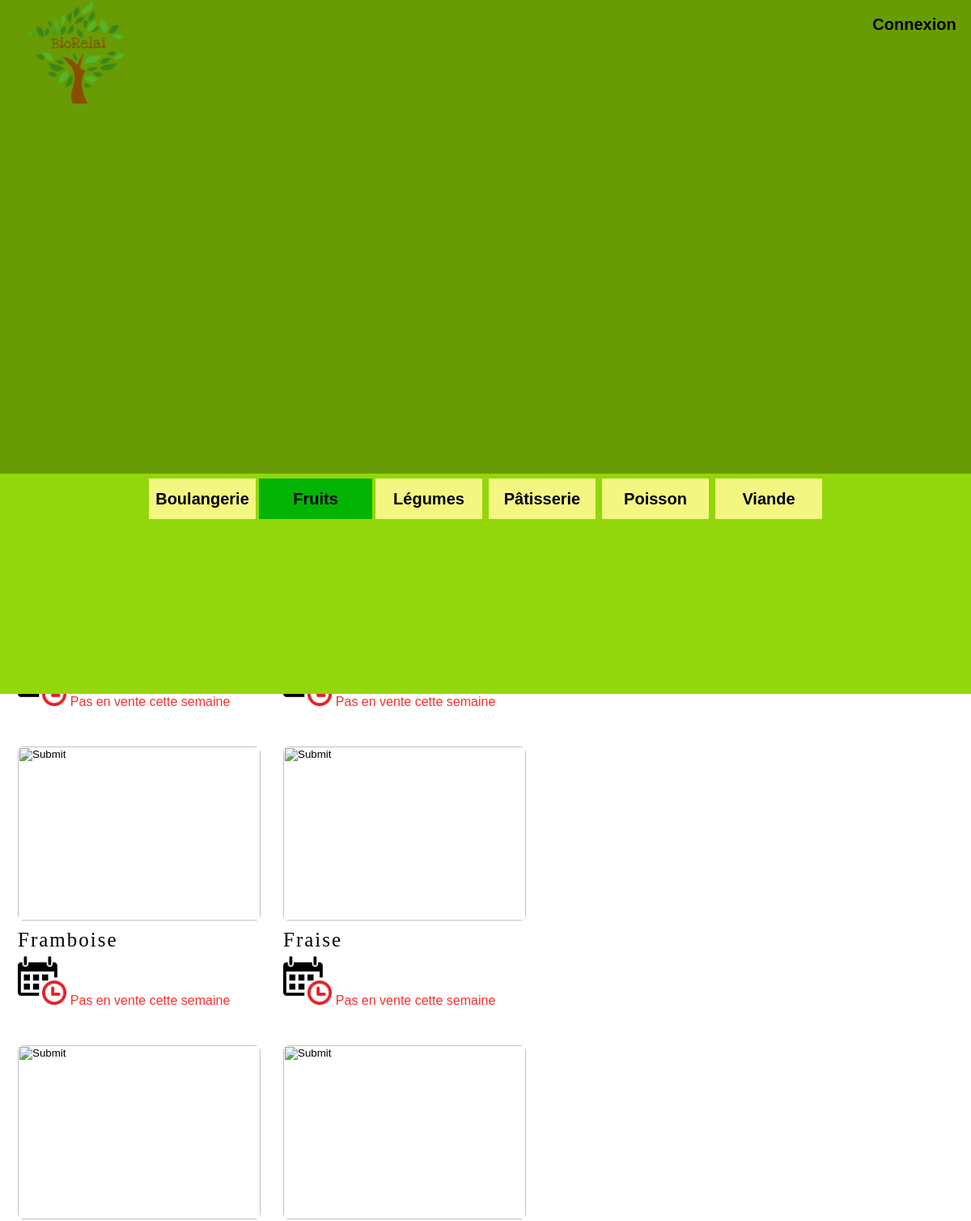
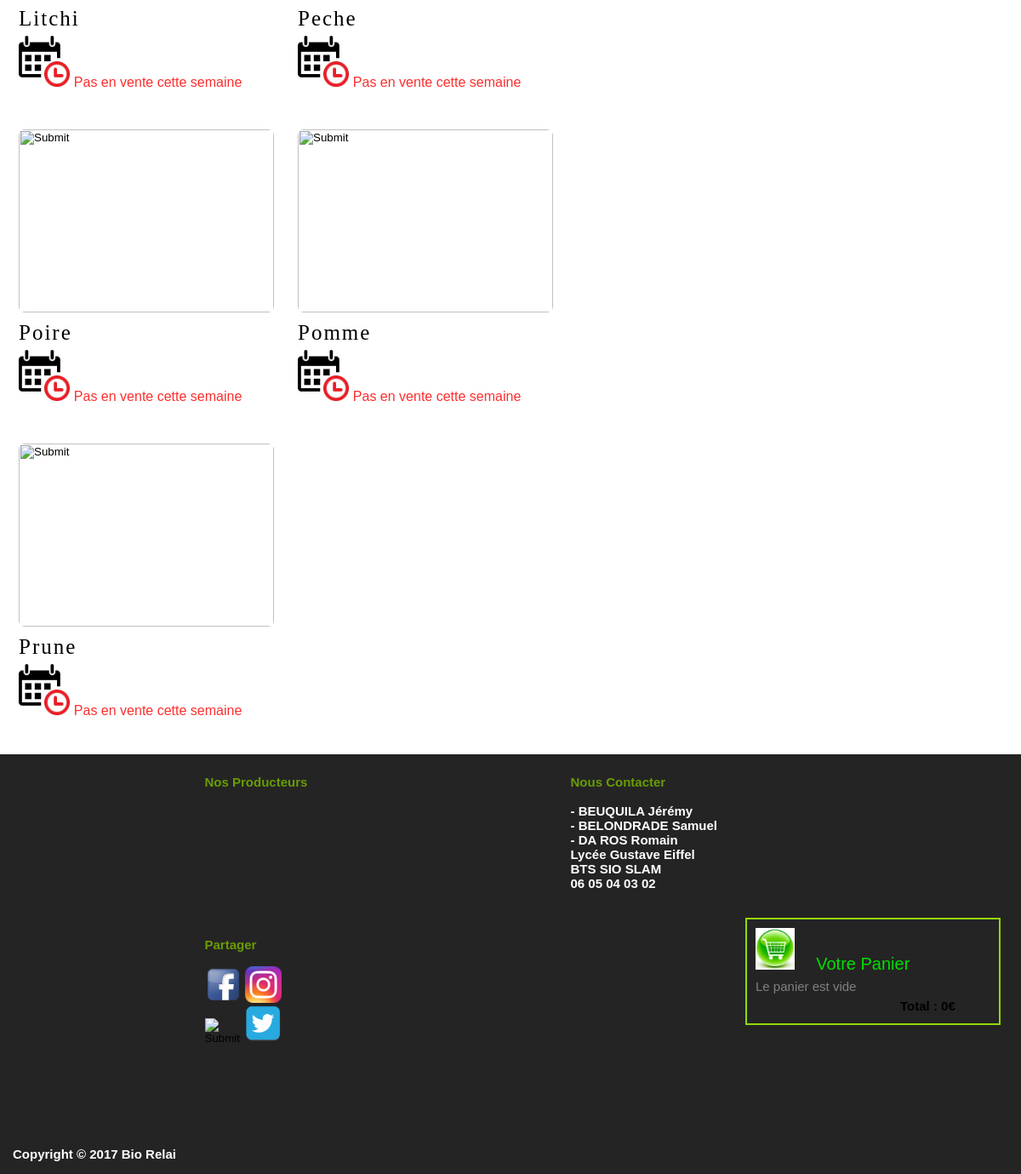
Screenshot of /index.php?TypeProduit=FRT with the database file from the repository (2 pictures, top to bottom).
### tables this page shows
CREATE TABLE IF NOT EXISTS TYPEPRODUIT
 (
   CODE CHAR(32) NOT NULL  ,
   LIBELLE CHAR(32) NULL
   , PRIMARY KEY (CODE)
 )
 comment = "";

CREATE TABLE IF NOT EXISTS PRODUIT
 (
   CODE CHAR(32) NOT NULL  ,
   NOM CHAR(32) NULL  ,
   TYPEPRODUIT CHAR(32) NOT NULL
   , PRIMARY KEY (CODE)
 )
 comment = "";

### modele/DTO/typeProduit.php (called while the page is built, shortened)
<?php
class TypeProduits
{
  private   $lesTypes;
  function __construct($lesTypes)
  {
    $this->lesTypes = $lesTypes;
  }
  public function getLesTypes()
  {
    return $this->lesTypes;
  }
}
 ?>

### modele/dao.php (called while the page is built, shortened)
<?php
class DBConnex extends PDO{
	private static $instance;
	public static function getInstance(){
		if ( !self::$instance ){
			self::$instance = new DBConnex();
		}
		return self::$instance;
	}
  public function queryFetchAll($sql){
		$sth  = $this -> query($sql);
		if ( $sth ){
			return $sth -> fetchAll(PDO::FETCH_ASSOC);
		}
		return false;
	}
}
class TypeProduitDAO{
	public static function selectListeTypeProduit()
  {
    $result = array();
    $sql = "SELECT * FROM  	typeproduit;";
    $liste = DBConnex::getInstance()->queryFetchAll($sql);
    if (count($liste) > 0)
    {
      foreach ($liste as $typeproduit)
      {
        $typeproduit = new TypeProduit($typeproduit['CODE'], $typeproduit['LIBELLE']);
        $result[] = $typeproduit;
      }
    }
    return $result;
  }
}
class ProduitDAO{
	public static function selectListeProduit($typeProduit)
  {
    $result = array();
    $sql = "SELECT * FROM  	produit where typeproduit='" . $typeProduit . "';";
    $liste = DBConnex::getInstance()->queryFetchAll($sql);
    if (count($liste) > 0)
    {
      foreach ($liste as $produit)
      {
        $produit = new Produit($produit['CODE'], $produit['NOM'],$produit['TYPEPRODUIT']);
        $result[] = $produit;
      }
    }
    return $result;
  }
}
 ?>

### controleur/controleurProduit.php (called while the page is built, shortened)
<?php
$_SESSION['ListeProduits'] = new Produits(ProduitDAO::selectListeProduit($_SESSION['typeProduitSelected']));
foreach ($_SESSION['ListeProduits']->getLesProduits() as $OBJ){
  $correct = preg_replace('#[\\/\'" éàâäêçèë]#', "", $OBJ->getNom());
  $correct = strtolower($correct);
  $correct = 'image/'.$correct;
  $formProduit = new Formulaire("POST","index.php","formProduit","produitthis");
  $formProduit->ajouterComposantLigne($formProduit->creerInputImage('imgProduit', 'imgProduit', $correct));
  $formProduit->ajouterComposantTab();
  $formProduit->ajouterComposantLigne($formProduit->creerLabelFor(ucfirst($OBJ->getNom()),"nomProduit"));
  $formProduit->ajouterComposantTab();
  if(ProduitDAO::estEnVente($OBJ,date("Y-m-d"))==1){
    $formProduit->ajouterComposantLigne($formProduit->concactComposants($formProduit->creerLabelFor("Prix : ","lblprixProd"),
                                        $formProduit->creerLabelFor(ProduitDAO::LePrixProduit($OBJ,date("Y-m-d"))."€",'prixProd'),0));
    $formProduit->ajouterComposantTab();
    $formProduit->ajouterComposantLigne($formProduit->concactComposants($formProduit->creerLabelFor("Quantité : ","lblQteProd"),
                                        $formProduit->creerLabelFor(ProduitDAO::LaQteProduit($OBJ,date("Y-m-d")),'QteProd'),0));
		if (!isset($_SESSION['typeIdentite']) || $_SESSION['typeIdentite'] == 'C'){
    	$formProduit->ajouterComposantLigne($formProduit->creerInputSubmitPanier($OBJ->getCode(),"ajoutCommande-btn"," Ajouter au panier "));
		}
  }
  elseif (ProduitDAO::estEnVente($OBJ,date("Y-m-d"))==0) {
    $formProduit->ajouterComposantLigne($formProduit->concactComposants($formProduit->creerInputImage2('imgCarton', 'imgCarton', "image\carton.jpg"),
                                                                        $formProduit->creerLabelFor(" Rupture de stock ","lblRupture"),0));
  }
  else{
    $formProduit->ajouterComposantLigne($formProduit->concactComposants($formProduit->creerInputImage2('imgTime', 'imgTime', "image\itime.jpg"),
                                        $formProduit->creerLabelFor(" Pas en vente cette semaine ","lblRupture"),0));
  }
  $formProduit->ajouterComposantTab();
  $formProduit->creerFormulaire();
}
include "vue/vueProduit.php";
 ?>

### library/formulaire.php (the view, shortened to what this page needs)
<?php
class Formulaire{
	private $method;
	private $action;
	private $nom;
	private $style;
	private $ligneComposants = array();
	private $tabComposants = array();
	public function __construct($uneMethode, $uneAction , $unNom,$unStyle ){
		$this->method = $uneMethode;
		$this->action =$uneAction;
		$this->nom = $unNom;
		$this->style = $unStyle;
	}
	public function concactComposants($unComposant , $autreComposant ,$nbRetourLigne){
		for ($i=0; $i < $nbRetourLigne ; $i++) {
			$unComposant .= '<br>';
		}
		$unComposant .=  $autreComposant;
		return $unComposant ;
	}
	public function ajouterComposantLigne($unComposant){
		$this->ligneComposants[] = $unComposant;
	}
	public function ajouterComposantTab(){
		$this->tabComposants[] = $this->ligneComposants;
		$this->ligneComposants = array();
	}
	public function creerLabelFor($unLabel,$unNom){
		$composant = "<label style='width: 10px;height: 10px;' class = '" . $unNom . "' />" . $unLabel . "</label>";
		return $composant;
	}
	public function creerInputLogo($unNom, $unId, $uneSource){
		$composant = "<input  type = 'image' name = '" . $unNom . "' id = '" . $unId . "' ";
		$composant .= "src = '" . $uneSource . "'/>";
		return $composant;
	}
	public function creerInputImage($unNom, $uneClasse, $uneSource){
		$composant = "<input style='width:300px;' type = 'image' name = '" . $unNom . "' class= '" . $uneClasse . "' ";
		$composant .= "src = '" . $uneSource . "'/> ";
		return $composant;
	}
	public function creerInputImage2($unNom, $uneClasse, $uneSource){
		$composant = "<input  type = 'image' name = '" . $unNom . "' class= '" . $uneClasse . "' ";
		$composant .= "src = '" . $uneSource . "'/> ";
		return $composant;
	}
	public function creerFormulaire(){
		$this->formulaireToPrint = "<form method = '" .  $this->method . "' ";
		$this->formulaireToPrint .= "action = '" .  $this->action . "' enctype='multipart/form-data' ";
		$this->formulaireToPrint .= "name = '" .  $this->nom . "' ";
		$this->formulaireToPrint .= "class = '" .  $this->style . "' ><table>";
		foreach ($this->tabComposants as $uneLigneComposants){
			$this->formulaireToPrint .= "<tr><td><table>";
			foreach ($uneLigneComposants as $unComposant){
				$this->formulaireToPrint .= "<td>";
				$this->formulaireToPrint .= $unComposant ;
				$this->formulaireToPrint .= "</td>";
			}
			$this->formulaireToPrint .= "</table></td></tr>";
		}
		$this->formulaireToPrint .= "</table></form>";
		return $this->formulaireToPrint ;
	}
}

### controleur/controleurPrincipal.php (shortened to what this page needs)
<?php
require_once 'library/menu.php';
require_once 'library/formulaire.php';
require_once 'modele/dao.php';
require_once 'modele\DTO\typeProduit.php';
$theMenuType=null;
	$_SESSION['ListeTypeProduit'] = new TypeProduits(TypeProduitDAO::selectListeTypeProduit());
	foreach ($_SESSION['ListeTypeProduit']->getLesTypes() as $OBJ){
	$menuTypeProduit = new menu("menuTypeProd");
	$menuTypeProduit->ajouterComposant($menuTypeProduit->creerItemLien($OBJ->getCode(),ucfirst($OBJ->getLibelle())));
	$theMenuType .= $menuTypeProduit->creerMenuType("TypeProduit",$_SESSION['TypeProduit']);
	}
$menuPrincipal = new Menu("menuP");
if (isset($_SESSION['identite']))
{
	$menuPrincipal->ajouterComposant($menuPrincipal->creerItemLien('InfoClient',"Bienvenue : " . $_SESSION['identite'][3]));
}
else
{
	$menuPrincipal->ajouterComposant($menuPrincipal->creerItemLien('Connexion',"Connexion"));
}
$leMenuP = $menuPrincipal->creerMenu('menuPrincipal');
include_once dispatcher::dispatch($_SESSION['menuPrincipal']);
 ?>

### library/menu.php (shortened to what this page needs)
<?php
class Menu{
	private $style;
	private $composants = array();
	public function __construct($unStyle ){
		$this->style = $unStyle;
	}
	public function ajouterComposant($unComposant){
		$this->composants[] = $unComposant;
	}
	public function creerMenu($nomMenu){
		$menu = "<ul class = '" .  $this->style . "'>";
		foreach($this->composants as $composant){
				$menu .= "<li>";
				$menu .= "<a href='index.php?". $nomMenu ;
				$menu .= "=" . $composant[0] . "' >";
				$menu .= "<span>" . $composant[1] ."</span>";
				$menu .= "</a>";
			$menu .= "</li>";
		}
		$menu .= "</ul>";
		return $menu ;
	}
	public function creerMenuType($nomMenu,$composantActif){
		$menu = "<ul class = '" .  $this->style . "'>";
		foreach($this->composants as $composant){
			if($composant[0] == $composantActif){
				$menu .= "<li class='actif'>";
				$menu .=  $composant[1] ;
			}
			else{
				$menu .= "<li>";
				$menu .= "<a href='index.php?". $nomMenu ;
				$menu .= "=" . $composant[0] . "' >";
				$menu .= "<span>" . $composant[1] ."</span>";
				$menu .= "</a>";
			$menu .= "</li>";
		}
		}
		$menu .= "</ul>";
		return $menu ;
	}
	}

### style/BioRelai.css (style rules this page uses)
* { margin:0%; padding:0%; }
html, body { font-family: sans-serif; }
.formLogo { height: 90px; position: fixed; width: 100px; top: 0; left: 0; z-index: 10; }
#logo { margin-top: -25px; width:170px; margin-left:10px; }
.menuFooter tr td table tr td { margin-top: 2%; width: 430px; height: 170px; padding-top: 3px; float:left; overflow:auto; display:inline; }
.lbltitreFooter { color:#699c04; margin-left: 55%; }
.liste { margin-left: 55%; }
.imgFooter1 { margin-left: 55%; width: 10%; }
.imgFooter2 { width: 10%; }
nav.menuPrincipal ul { display: inline-block; list-style: none; margin-top:5px; }
nav.menuPrincipal ul li { display: inline-block; font-size: 20px; font-weight: bold; font-family: Helvetica; }
nav.menuPrincipal ul li a { display: table-cell; text-decoration: none; color: black; text-align: center; vertical-align: middle; height: 50px; width: 140px; }
nav.menuTypeProduit ul { display: inline-block; list-style: none; margin-top:5px; }
nav.menuTypeProduit ul li { display: inline-block; font-size: 20px; font-weight: bold; font-family: Helvetica; background-color: #F3F781; margin-left: 3%; margin-right: 3%; margin-top: 1%; }
nav.menuTypeProduit ul li.actif { display: table-cell; text-decoration: none; color: black; text-align: center; vertical-align: middle; height: 50px; width: 140px; font-size: 20px; font-weight: bold; font-family: Helvetica; background-color: #04B404; margin-left: 3%; margin-right: 3%; }
nav.menuTypeProduit ul li a { display: table-cell; text-decoration: none; color: black; text-align: center; vertical-align: middle; height: 50px; width: 140px; margin-top: 1%; }
.nomProduit { font-family: Snell Roundhand , cursive; letter-spacing: 2px; font-size: 25px; }
.lblRupture { text-align: center; color:#FE2E2E; }
.imgTime { width: 20%; display: inline-block; }
.produitthis { margin-left: 2%; height: 320px; width: 310px; display: inline-block; margin-bottom: 5%; }
.imgProduit { max-width: 100%; height: 215px; border-radius: 7px; }
.imgPanier { width: 20%; }
.panierthis { padding: 2% 2% 2% 2%; border: 2px solid #92d70b; }
.lblPanier { margin-top: -13%; font-size: 20px; text-decoration: bold; margin-left: 9%; color:#01DF01; }
.panierthis .lbltotal { font-weight: bold; margin-left: 170px; }
.panierthis .prixTotal { font-weight: bold; }
.panierthis .lblVide { color : grey; }

### rows the page displays
typeproduit: composant "Boulangerie"
typeproduit: CODE "Fruits"
typeproduit: composant "Légumes"
typeproduit: composant "Pâtisserie"
typeproduit: composant "Poisson"
typeproduit: composant "Viande"
produit: NOM "Framboise"
produit: NOM "Litchi"
produit: NOM "Peche"
produit: NOM "Poire"

### other values shown
$composant[1] "Connexion"
